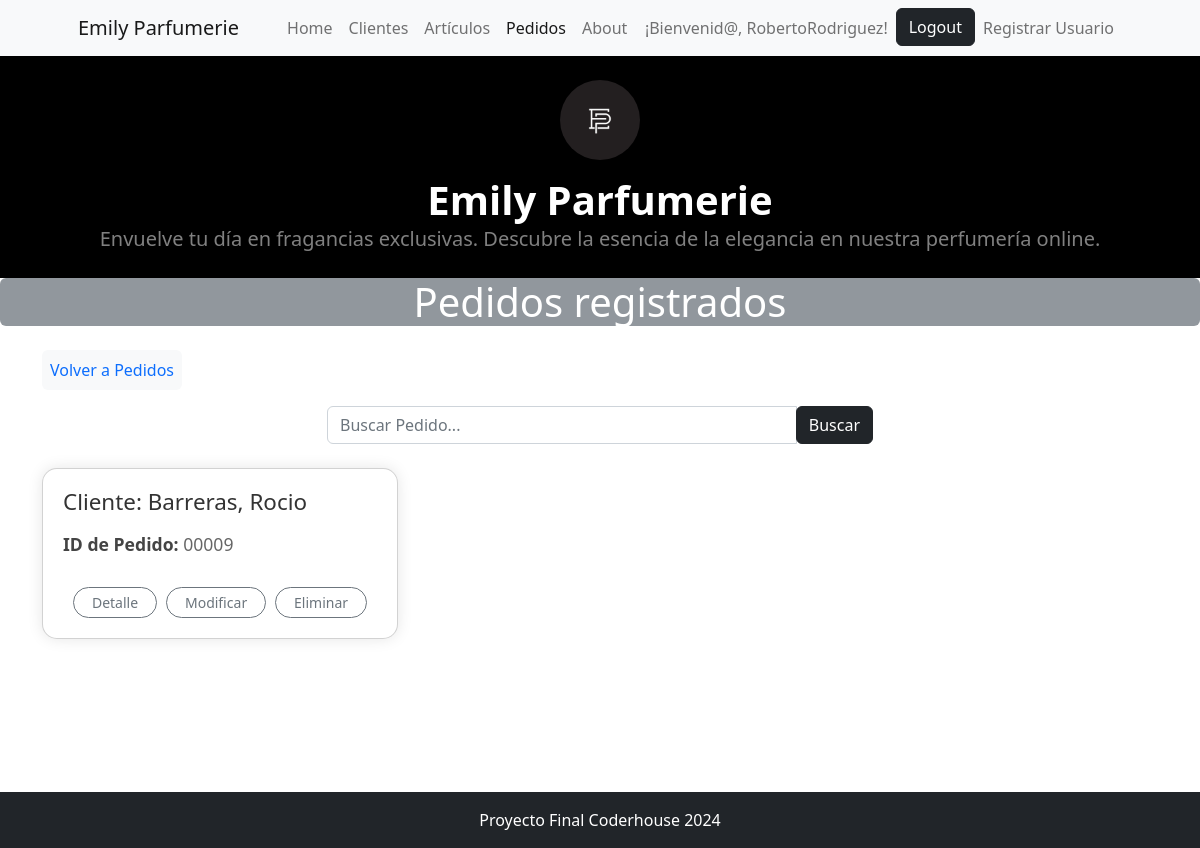
The app's page /cliente/pedido/list/ (signed in), older data.
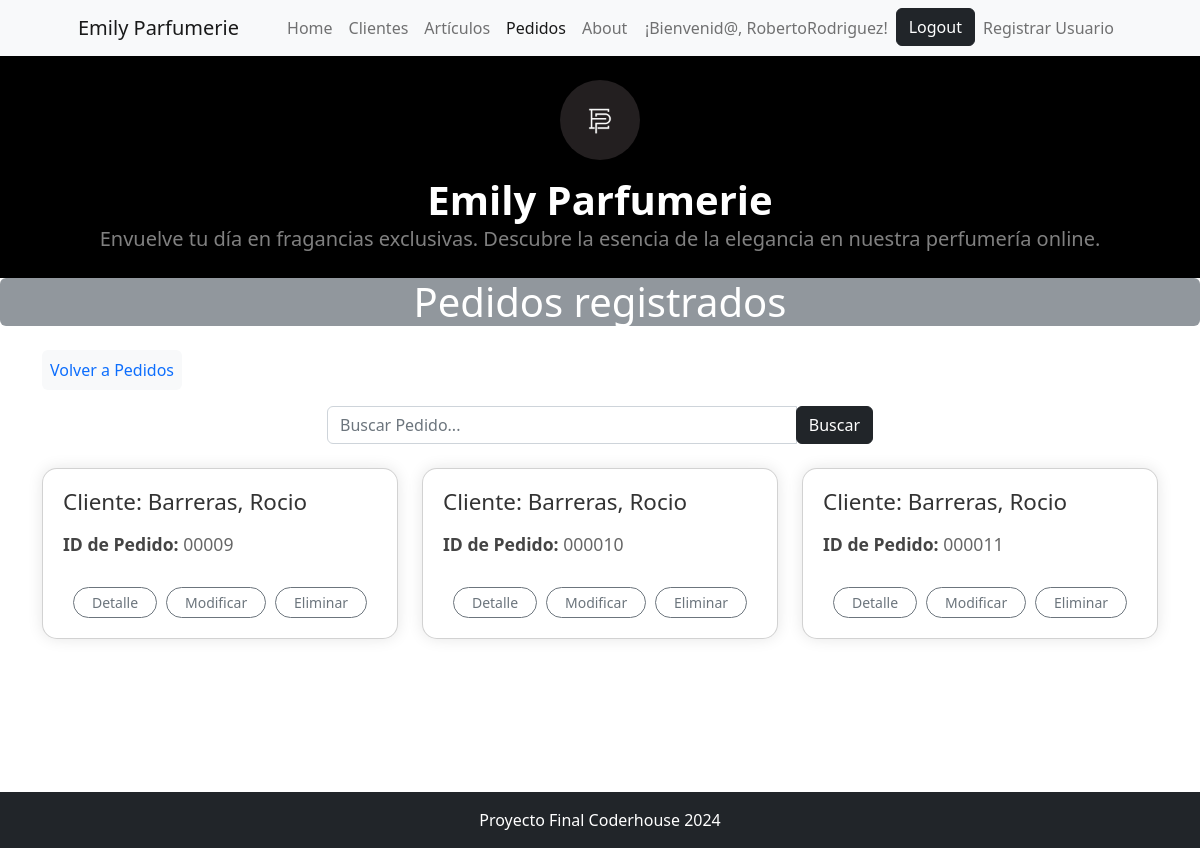
The same page, newer data.
### cliente/models.py (models this page shows, shortened)
class Pedido(models.Model):
    vendedor = models.ForeignKey(Vendedor,on_delete=models.DO_NOTHING, verbose_name="Vendedor")
    cliente = models.ForeignKey(Cliente,on_delete=models.SET_NULL, null=True, blank=True,verbose_name='Cliente')
    articulo = models.ForeignKey(Articulo,on_delete=models.DO_NOTHING,verbose_name='Artículo')
    cantidad = models.PositiveIntegerField(verbose_name='Cantidad', default=0)
    total_venta = models.DecimalField(max_digits=20, decimal_places=2, verbose_name='Total venta', editable=False)
    fecha_creacion = models.DateField(null=True, blank=True, default=timezone.now, editable=False, verbose_name="Fecha de creación")
    class Meta:
        ordering = ("-fecha_creacion",)

class Cliente(models.Model):
    nombre = models.CharField(max_length=200, verbose_name='Nombre')
    apellido = models.CharField(max_length=200, verbose_name='Apellido')
    dni = models.CharField(max_length=8,verbose_name='DNI', unique=True)
    fecha_nacimiento = models.DateField(null=True, blank=True, verbose_name="Fecha de Nacimiento")
    direccion =  models.CharField(max_length=200, verbose_name='Dirección')
    ciudad =  models.CharField(max_length=200, verbose_name='Ciudad', default='',null=False)
    avatar = models.ImageField(upload_to="avatares", null=True, blank=True)
    def __str__(self):
        return f"{self.apellido}, {self.nombre}"
    class Meta:
        verbose_name_plural = "Clientes"
        verbose_name = 'Cliente'

### cliente/views.py (the view)
# urls.py: path("pedido/list/", views.PedidoList.as_view(), name="pedido_list"),
@method_decorator(login_required, name='dispatch')
class PedidoList(ListView):
    model = models.Pedido
    def get_queryset(self):
        queryset = super().get_queryset()
        consulta = self.request.GET.get('consulta')
        if consulta:
            queryset = queryset.filter(
                Q(cliente__nombre__icontains=consulta) |
                Q(cliente__apellido__icontains=consulta) |
                Q(articulo__nombre__icontains=consulta)
            )
        return queryset

### cliente/templates/cliente/pedido_list.html (shortened to what this page needs)
{% extends 'core/base.html' %}
{% block titulo %}
    Pedidos registrados
{% endblock titulo %}
{% block contenido %}
<div class="container my-4">
    <div class="d-inline-block bg-light text-primary p-2 rounded">
        <a href="{% url 'cliente:pedidos' %}" class="text-primary text-decoration-none">Volver a Pedidos</a>
    </div>
    <div class="row justify-content-center my-3">
        <div class="col-md-6">
            <form class="form-inline" action="{% url 'cliente:pedido_list' %}" method="get">
                <div class="input-group">
                    <input type="text" class="form-control" name="consulta" placeholder="Buscar Pedido...">
                    <div class="input-group-append">
                        <button class="btn btn-dark" type="submit">Buscar</button>
                    </div>
                </div>
            </form>
        </div>
    </div>
    <section class="clientes mt-4">
        <div class="row">
            {% for pedido in object_list %}
                <div class="col-md-4 mb-3">
                    <div class="card">
                        <div class="card-body">
                            <h3 class="card-title">Cliente: {{ pedido.cliente }}</h3>
                            <p class="card-text">
                                <strong>ID de Pedido:</strong> 0000{{ pedido.id }}
                            </p>
                            <div class="btn-group">
                                <a href="{% url 'cliente:pedido_detail' pedido.id %}" class="btn btn-outline-secondary btn-sm rounded-pill">Detalle</a>
                                <a href="{% url 'cliente:pedido_update' pedido.id %}" class="btn btn-outline-secondary btn-sm rounded-pill">Modificar</a>
                                <a href="{% url 'cliente:pedido_delete' pedido.id %}" class="btn btn-outline-secondary btn-sm rounded-pill">Eliminar</a>
                            </div>
                        </div>
                    </div>
                </div>
            {% endfor %}
        </div>
    </section>
    <div style="height: 50px;"></div>
</div>
{% endblock contenido %}

Row changes from the older to the newer data that the page shows:
added Pedido: cliente "Barreras, Rocio", id "10"
added Pedido: cliente "Barreras, Rocio", id "11"
